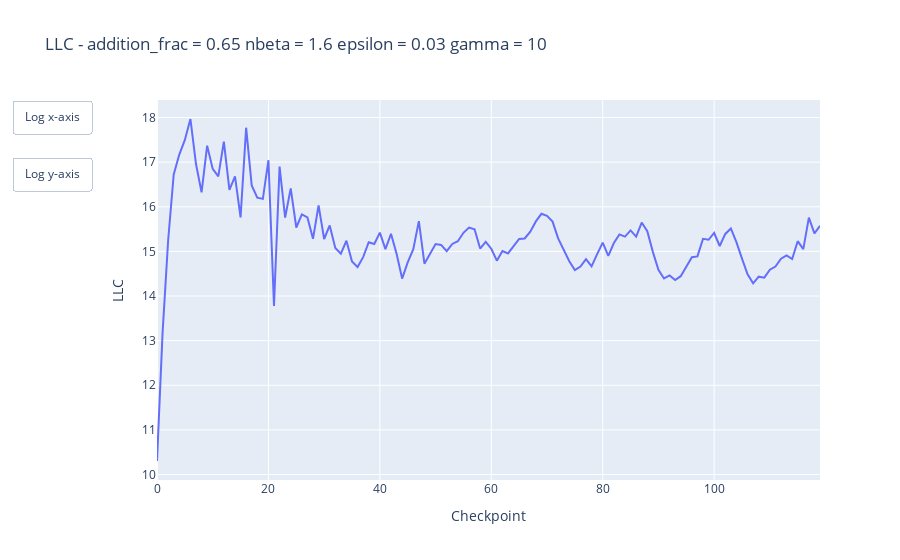
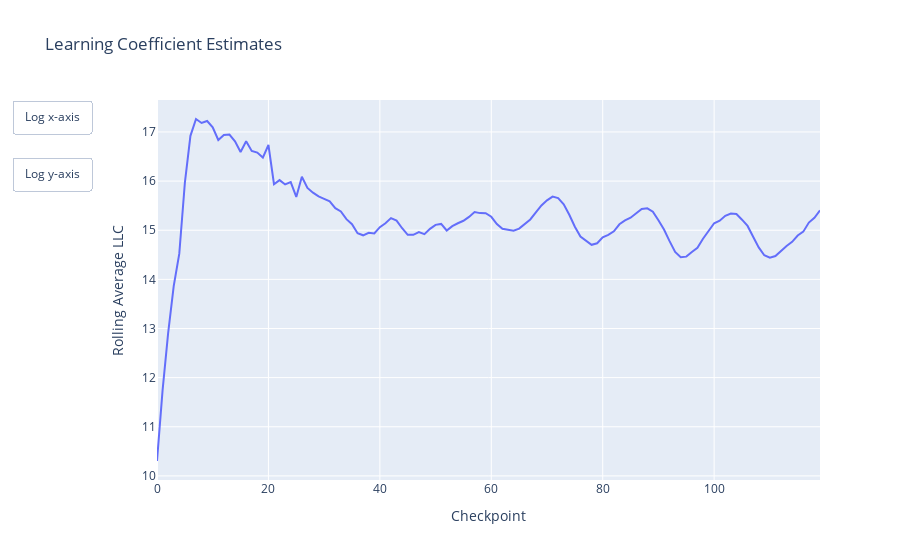

The cell these charts' notebook holds for them, in order:
### Markdown cell above
## Make some cool graphs

### Code cell
average_window = 5
llc_estimates_avg = rolling_average(llc_estimates, average_window)
line(llc_estimates, xaxis="Checkpoint", yaxis="LLC", title=f"LLC - addition_frac = {addition_frac} nbeta = {nbeta} epsilon = {lr} gamma = {gamma}", log_y=False, toggle_x=True, toggle_y=True)
line(llc_estimates_avg, xaxis="Checkpoint", yaxis="Rolling Average LLC", title="Learning Coefficient Estimates", log_y=False, toggle_x=True, toggle_y=True)

### Figure 1 — Plotly figure (JSON) as saved in the notebook; plotly's stock layout.template omitted (floating-point values rounded to 4 significant figures)
{"data": [{"hovertemplate": "Checkpoint=%{x}<br>LLC=%{y}<extra></extra>", "legendgroup": "", "line": {"color": "#636efa", "dash": "solid"}, "marker": {"symbol": "circle"}, "mode": "lines", "name": "", "orientation": "v", "showlegend": false, "type": "scatter", "x": [0, 1, 2, 3, 4, 5, 6, 7, 8, 9, 10, 11, 12, 13, 14, 15, 16, 17, 18, 19, 20, 21, 22, 23, 24, 25, 26, 27, 28, 29, 30, 31, 32, 33, 34, 35, 36, 37, 38, 39, 40, 41, 42, 43, 44, 45, 46, 47, 48, 49, 50, 51, 52, 53, 54, 55, 56, 57, 58, 59, 60, 61, 62, 63, 64, 65, 66, 67, 68, 69, 70, 71, 72, 73, 74, 75, 76, 77, 78, 79, 80, 81, 82, 83, 84, 85, 86, 87, 88, 89, 90, 91, 92, 93, 94, 95, 96, 97, 98, 99, 100, 101, 102, 103, 104, 105, 106, 107, 108, 109, 110, 111, 112, 113, 114, 115, 116, 117, 118, 119], "xaxis": "x", "y": [10.3, 13.17, 15.24, 16.73, 17.17, 17.5, 17.97, 16.96, 16.32, 17.37, 16.85, 16.68, 17.46, 16.38, 16.68, 15.76, 17.77, 16.48, 16.2, 16.18, 17.04, 13.78, 16.9, 15.76, 16.41, 15.54, 15.83, 15.76, 15.28, 16.03, 15.28, 15.58, 15.08, 14.95, 15.24, 14.77, 14.65, 14.87, 15.21, 15.17, 15.42, 15.05, 15.39, 14.95, 14.39, 14.75, 15.05, 15.68, 14.72, 14.93, 15.16, 15.15, 15.01, 15.17, 15.23, 15.42, 15.54, 15.5, 15.06, 15.21, 15.06, 14.79, 15.01, 14.95, 15.13, 15.28, 15.29, 15.44, 15.67, 15.84, 15.8, 15.67, 15.29, 15.04, 14.78, 14.58, 14.66, 14.82, 14.66, 14.94, 15.2, 14.9, 15.19, 15.38, 15.33, 15.47, 15.33, 15.65, 15.45, 14.99, 14.59, 14.39, 14.46, 14.36, 14.44, 14.66, 14.87, 14.89, 15.28, 15.26, 15.41, 15.12, 15.39, 15.52, 15.21, 14.84, 14.49, 14.28, 14.43, 14.41, 14.59, 14.66, 14.84, 14.91, 14.83, 15.23, 15.05, 15.76, 15.4, 15.57], "yaxis": "y"}], "layout": {"legend": {"tracegroupgap": 0}, "title": {"text": "LLC - addition_frac = 0.65 nbeta = 1.6 epsilon = 0.03 gamma = 10"}, "updatemenus": [{"active": -1, "buttons": [{"args": [{"xaxis.type": "log"}], "args2": [{"xaxis.type": "linear"}], "label": "Log x-axis", "method": "relayout"}], "type": "buttons", "x": -0.1, "y": 1}, {"active": -1, "buttons": [{"args": [{"yaxis.type": "log"}], "args2": [{"yaxis.type": "linear"}], "label": "Log y-axis", "method": "relayout"}], "type": "buttons", "x": -0.1, "y": 0.85}], "xaxis": {"anchor": "y", "domain": [0, 1], "title": {"text": "Checkpoint"}}, "yaxis": {"anchor": "x", "domain": [0, 1], "title": {"text": "LLC"}}}}

### Figure 2 — Plotly figure (JSON) as saved in the notebook; plotly's stock layout.template omitted (floating-point values rounded to 4 significant figures)
{"data": [{"hovertemplate": "Checkpoint=%{x}<br>Rolling Average LLC=%{y}<extra></extra>", "legendgroup": "", "line": {"color": "#636efa", "dash": "solid"}, "marker": {"symbol": "circle"}, "mode": "lines", "name": "", "orientation": "v", "showlegend": false, "type": "scatter", "x": [0, 1, 2, 3, 4, 5, 6, 7, 8, 9, 10, 11, 12, 13, 14, 15, 16, 17, 18, 19, 20, 21, 22, 23, 24, 25, 26, 27, 28, 29, 30, 31, 32, 33, 34, 35, 36, 37, 38, 39, 40, 41, 42, 43, 44, 45, 46, 47, 48, 49, 50, 51, 52, 53, 54, 55, 56, 57, 58, 59, 60, 61, 62, 63, 64, 65, 66, 67, 68, 69, 70, 71, 72, 73, 74, 75, 76, 77, 78, 79, 80, 81, 82, 83, 84, 85, 86, 87, 88, 89, 90, 91, 92, 93, 94, 95, 96, 97, 98, 99, 100, 101, 102, 103, 104, 105, 106, 107, 108, 109, 110, 111, 112, 113, 114, 115, 116, 117, 118, 119], "xaxis": "x", "y": [10.3, 11.74, 12.91, 13.86, 14.52, 15.96, 16.92, 17.26, 17.18, 17.22, 17.09, 16.84, 16.94, 16.95, 16.81, 16.59, 16.81, 16.62, 16.58, 16.48, 16.73, 15.94, 16.02, 15.93, 15.98, 15.68, 16.09, 15.86, 15.76, 15.69, 15.64, 15.59, 15.45, 15.38, 15.22, 15.12, 14.94, 14.9, 14.95, 14.93, 15.06, 15.14, 15.25, 15.2, 15.04, 14.91, 14.91, 14.96, 14.92, 15.03, 15.11, 15.13, 14.99, 15.08, 15.14, 15.19, 15.27, 15.37, 15.35, 15.35, 15.27, 15.13, 15.03, 15.01, 14.99, 15.03, 15.13, 15.22, 15.36, 15.51, 15.61, 15.68, 15.65, 15.53, 15.31, 15.07, 14.87, 14.78, 14.7, 14.73, 14.86, 14.91, 14.98, 15.12, 15.2, 15.25, 15.34, 15.43, 15.45, 15.38, 15.2, 15.01, 14.78, 14.56, 14.45, 14.46, 14.56, 14.64, 14.83, 14.99, 15.14, 15.19, 15.29, 15.34, 15.33, 15.21, 15.09, 14.87, 14.65, 14.49, 14.44, 14.48, 14.59, 14.68, 14.76, 14.89, 14.97, 15.16, 15.25, 15.4], "yaxis": "y"}], "layout": {"legend": {"tracegroupgap": 0}, "title": {"text": "Learning Coefficient Estimates"}, "updatemenus": [{"active": -1, "buttons": [{"args": [{"xaxis.type": "log"}], "args2": [{"xaxis.type": "linear"}], "label": "Log x-axis", "method": "relayout"}], "type": "buttons", "x": -0.1, "y": 1}, {"active": -1, "buttons": [{"args": [{"yaxis.type": "log"}], "args2": [{"yaxis.type": "linear"}], "label": "Log y-axis", "method": "relayout"}], "type": "buttons", "x": -0.1, "y": 0.85}], "xaxis": {"anchor": "y", "domain": [0, 1], "title": {"text": "Checkpoint"}}, "yaxis": {"anchor": "x", "domain": [0, 1], "title": {"text": "Rolling Average LLC"}}}}
